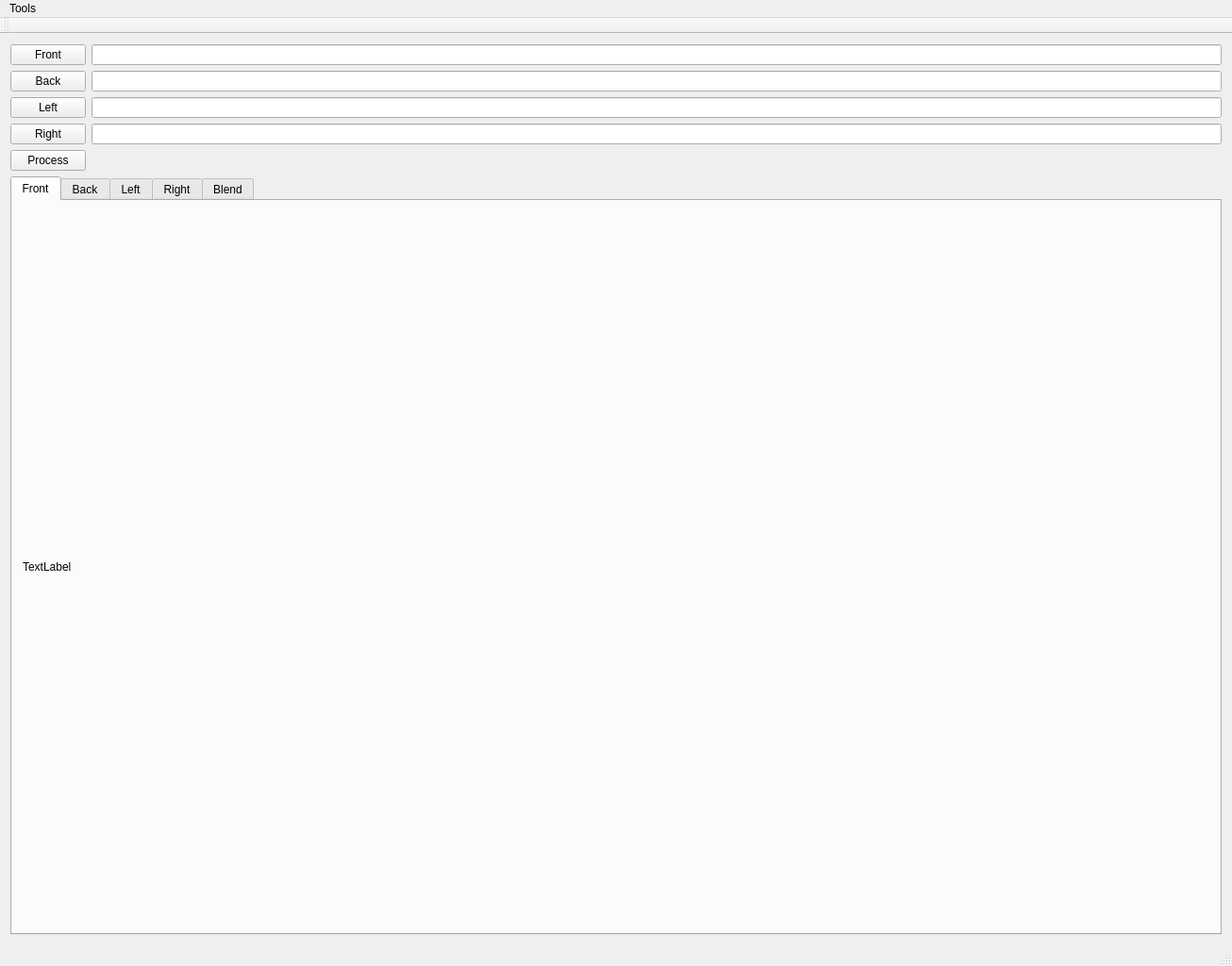
<?xml version="1.0" encoding="UTF-8"?>
<ui version="4.0">
 <class>MainWindow</class>
 <widget class="QMainWindow" name="MainWindow">
  <property name="geometry">
   <rect>
    <x>0</x>
    <y>0</y>
    <width>1306</width>
    <height>1024</height>
   </rect>
  </property>
  <property name="windowTitle">
   <string>360Blend</string>
  </property>
  <widget class="QWidget" name="centralWidget">
   <layout class="QGridLayout" name="gridLayout_6">
    <item row="0" column="0">
     <layout class="QFormLayout" name="formLayout">
      <item row="0" column="0">
       <widget class="QPushButton" name="FrontBtn">
        <property name="maximumSize">
         <size>
          <width>80</width>
          <height>16777215</height>
         </size>
        </property>
        <property name="text">
         <string>Front</string>
        </property>
       </widget>
      </item>
      <item row="0" column="1">
       <widget class="QLineEdit" name="FrontEdit">
        <property name="minimumSize">
         <size>
          <width>200</width>
          <height>0</height>
         </size>
        </property>
       </widget>
      </item>
     </layout>
    </item>
    <item row="1" column="0">
     <layout class="QFormLayout" name="formLayout_2">
      <item row="0" column="0">
       <widget class="QPushButton" name="BackBtn">
        <property name="maximumSize">
         <size>
          <width>80</width>
          <height>16777215</height>
         </size>
        </property>
        <property name="text">
         <string>Back</string>
        </property>
       </widget>
      </item>
      <item row="0" column="1">
       <widget class="QLineEdit" name="BackEdit">
        <property name="minimumSize">
         <size>
          <width>200</width>
          <height>0</height>
         </size>
        </property>
       </widget>
      </item>
     </layout>
    </item>
    <item row="2" column="0">
     <layout class="QFormLayout" name="formLayout_4">
      <item row="0" column="0">
       <widget class="QPushButton" name="LeftBtn">
        <property name="maximumSize">
         <size>
          <width>80</width>
          <height>16777215</height>
         </size>
        </property>
        <property name="text">
         <string>Left</string>
        </property>
       </widget>
      </item>
      <item row="0" column="1">
       <widget class="QLineEdit" name="LeftEdit">
        <property name="minimumSize">
         <size>
          <width>200</width>
          <height>0</height>
         </size>
        </property>
       </widget>
      </item>
     </layout>
    </item>
    <item row="3" column="0">
     <layout class="QFormLayout" name="formLayout_5">
      <item row="0" column="0">
       <widget class="QPushButton" name="RightBtn">
        <property name="maximumSize">
         <size>
          <width>80</width>
          <height>16777215</height>
         </size>
        </property>
        <property name="text">
         <string>Right</string>
        </property>
       </widget>
      </item>
      <item row="0" column="1">
       <widget class="QLineEdit" name="RightEdit">
        <property name="minimumSize">
         <size>
          <width>200</width>
          <height>0</height>
         </size>
        </property>
       </widget>
      </item>
     </layout>
    </item>
    <item row="4" column="0">
     <widget class="QPushButton" name="ProcessBtn">
      <property name="maximumSize">
       <size>
        <width>80</width>
        <height>40</height>
       </size>
      </property>
      <property name="text">
       <string>Process</string>
      </property>
     </widget>
    </item>
    <item row="5" column="0">
     <widget class="QTabWidget" name="tabWidget">
      <property name="minimumSize">
       <size>
        <width>1280</width>
        <height>800</height>
       </size>
      </property>
      <property name="currentIndex">
       <number>0</number>
      </property>
      <widget class="QWidget" name="frontTab">
       <attribute name="title">
        <string>Front</string>
       </attribute>
       <layout class="QGridLayout" name="gridLayout">
        <item row="0" column="0">
         <widget class="QLabel" name="labelFront">
          <property name="text">
           <string>TextLabel</string>
          </property>
         </widget>
        </item>
       </layout>
      </widget>
      <widget class="QWidget" name="backTab">
       <attribute name="title">
        <string>Back</string>
       </attribute>
       <layout class="QGridLayout" name="gridLayout_2">
        <item row="0" column="0">
         <widget class="QLabel" name="labelBack">
          <property name="text">
           <string>TextLabel</string>
          </property>
         </widget>
        </item>
       </layout>
      </widget>
      <widget class="QWidget" name="leftTab">
       <attribute name="title">
        <string>Left</string>
       </attribute>
       <layout class="QGridLayout" name="gridLayout_3">
        <item row="0" column="0">
         <widget class="QLabel" name="labelLeft">
          <property name="text">
           <string>TextLabel</string>
          </property>
         </widget>
        </item>
       </layout>
      </widget>
      <widget class="QWidget" name="rightTab">
       <attribute name="title">
        <string>Right</string>
       </attribute>
       <layout class="QGridLayout" name="gridLayout_4">
        <item row="0" column="0">
         <widget class="QLabel" name="labelRight">
          <property name="text">
           <string>TextLabel</string>
          </property>
         </widget>
        </item>
       </layout>
      </widget>
      <widget class="QWidget" name="blendTab">
       <attribute name="title">
        <string>Blend</string>
       </attribute>
       <layout class="QGridLayout" name="gridLayout_5">
        <item row="0" column="0">
         <widget class="QLabel" name="labelBlend">
          <property name="text">
           <string>TextLabel</string>
          </property>
         </widget>
        </item>
       </layout>
      </widget>
     </widget>
    </item>
   </layout>
  </widget>
  <widget class="QMenuBar" name="menuBar">
   <property name="geometry">
    <rect>
     <x>0</x>
     <y>0</y>
     <width>1306</width>
     <height>21</height>
    </rect>
   </property>
   <widget class="QMenu" name="menuPolyFit">
    <property name="title">
     <string>Tools</string>
    </property>
    <addaction name="actionPolyFit"/>
   </widget>
   <addaction name="menuPolyFit"/>
  </widget>
  <widget class="QToolBar" name="mainToolBar">
   <attribute name="toolBarArea">
    <enum>TopToolBarArea</enum>
   </attribute>
   <attribute name="toolBarBreak">
    <bool>false</bool>
   </attribute>
  </widget>
  <widget class="QStatusBar" name="statusBar"/>
  <action name="actionPolyFit">
   <property name="text">
    <string>PolyFit</string>
   </property>
  </action>
 </widget>
 <layoutdefault spacing="6" margin="11"/>
 <resources/>
 <connections/>
 <slots>
  <slot>frontImageOpenClicked()</slot>
  <slot>backImageOpenClicked()</slot>
  <slot>leftImageOpenClicked()</slot>
  <slot>rightImageOpenClicked()</slot>
 </slots>
</ui>
